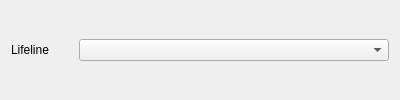
<?xml version="1.0" encoding="UTF-8"?>
<ui version="4.0">
 <class>EventDeactivation</class>
 <widget class="QWidget" name="EventDeactivation">
  <property name="geometry">
   <rect>
    <x>0</x>
    <y>0</y>
    <width>400</width>
    <height>100</height>
   </rect>
  </property>
  <property name="windowTitle">
   <string>Form</string>
  </property>
  <layout class="QHBoxLayout" name="horizontalLayout">
   <item>
    <widget class="QLabel" name="label">
     <property name="sizePolicy">
      <sizepolicy hsizetype="Preferred" vsizetype="Preferred">
       <horstretch>1</horstretch>
       <verstretch>0</verstretch>
      </sizepolicy>
     </property>
     <property name="text">
      <string>Lifeline</string>
     </property>
    </widget>
   </item>
   <item>
    <widget class="QComboBox" name="comboBox">
     <property name="sizePolicy">
      <sizepolicy hsizetype="Preferred" vsizetype="Fixed">
       <horstretch>5</horstretch>
       <verstretch>0</verstretch>
      </sizepolicy>
     </property>
     <property name="placeholderText">
      <string>Lifeline</string>
     </property>
    </widget>
   </item>
  </layout>
 </widget>
 <resources/>
 <connections/>
</ui>
